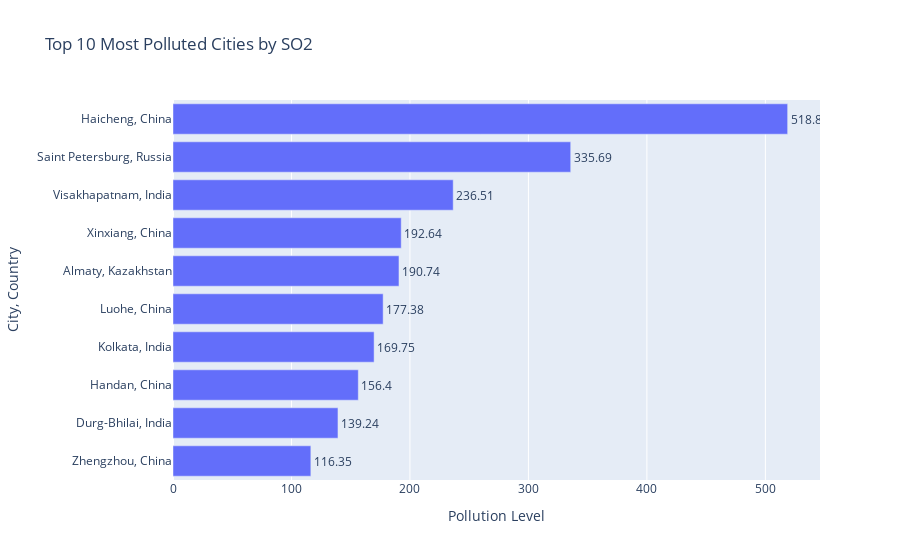

Notebook cell for this chart:
### Code cell
# Dropdown widget to select pollutant
pollutant_dropdown = widgets.Dropdown(
    options=pollutants,
    value="SO2",
    description="Select Pollutant:",
    style={"description_width": "initial"}
)

# Function to update interactive bar chart
def update_bar_chart(pollutant):
    top_cities = city_data_df.nlargest(10, pollutant)[["City", "Country", "Population", pollutant]].copy()
    top_cities["City_Country"] = top_cities["City"] + ", " + top_cities["Country"]
    
    # Format population with commas
    top_cities["Population"] = top_cities["Population"].apply(lambda x: f"{x:,.0f}")  # Adds commas to large numbers

    # Create interactive bar chart with hover text
    fig = px.bar(
        top_cities,
        x=pollutant,
        y="City_Country",
        orientation='h',
        text=top_cities[pollutant].round(2),  # Show pollution value on bars
        hover_data={"Population": True, pollutant: True, "City_Country": False},  # Display extra details on hover
        labels={pollutant: "Pollution Level", "City_Country": "City, Country", "Population": "Population"},
        title=f"Top 10 Most Polluted Cities by {pollutant}"
    )

    fig.update_traces(textposition="outside")  # Position text labels
    fig.update_layout(yaxis=dict(autorange="reversed"))  # Reverse Y-axis to match bar order

    fig.show()

# Display dropdown and interactive bar chart
display(pollutant_dropdown)
widgets.interactive(update_bar_chart, pollutant=pollutant_dropdown)

### Figure 1 — Plotly figure (JSON) as saved in the notebook; plotly's stock layout.template omitted (floating-point values rounded to 4 significant figures)
{"data": [{"alignmentgroup": "True", "customdata": [["795,424"], ["5,504,305"], ["2,225,906"], ["1,100,407"], ["1,927,623"], ["1,096,233"], ["14,974,073"], ["2,824,345"], ["1,225,129"], ["5,510,341"]], "hovertemplate": "Pollution Level=%{x}<br>text=%{text}<br>Population=%{customdata[0]}<extra></extra>", "legendgroup": "", "marker": {"color": "#636efa", "pattern": {"shape": ""}}, "name": "", "offsetgroup": "", "orientation": "h", "showlegend": false, "text": [518.8, 335.7, 236.5, 192.6, 190.7, 177.4, 169.8, 156.4, 139.2, 116.3], "textposition": "outside", "type": "bar", "x": [518.8, 335.7, 236.5, 192.6, 190.7, 177.4, 169.8, 156.4, 139.2, 116.3], "xaxis": "x", "y": ["Haicheng, China", "Saint Petersburg, Russia", "Visakhapatnam, India", "Xinxiang, China", "Almaty, Kazakhstan", "Luohe, China", "Kolkata, India", "Handan, China", "Durg-Bhilai, India", "Zhengzhou, China"], "yaxis": "y"}], "layout": {"barmode": "relative", "legend": {"tracegroupgap": 0}, "title": {"text": "Top 10 Most Polluted Cities by SO2"}, "xaxis": {"anchor": "y", "domain": [0, 1], "title": {"text": "Pollution Level"}}, "yaxis": {"anchor": "x", "autorange": "reversed", "domain": [0, 1], "title": {"text": "City, Country"}}}}
